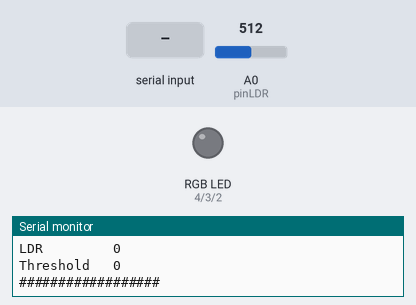
Recording of a sketch running on a simulated Arduino Uno, built with avr-gcc and run on an emulated ATmega328P. Parts: an RGB LED mixed from three pins (HIGH = lit), the last lines printed to the serial monitor. The inputs (shaded band) are chosen by the test bench; at power-on: A0 (pinLDR) = 512. Dim RGB values are drawn brighter than linear.

Above: at 2.2 s.
2.3 s: "<90;45;200>" received over the second serial link
At 4.7 s:
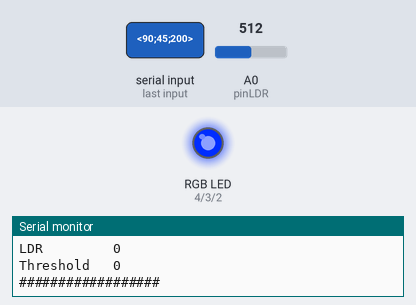
6.2 s: "<30;150;10>" received over the second serial link
At 8.1 s:
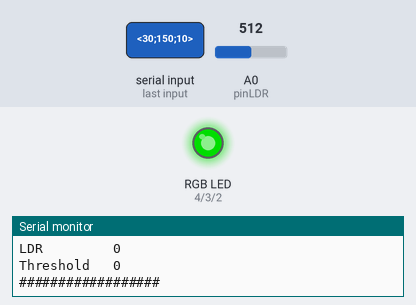
10.1 s: "<90;45>" received over the second serial link
At 11.4 s:
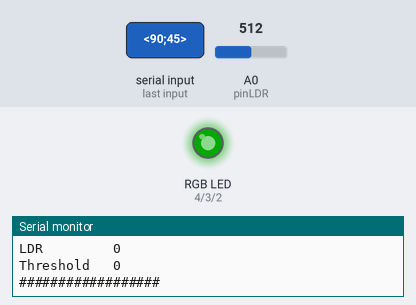
14.0 s: "<30;150>" received over the second serial link
At 17.0 s:
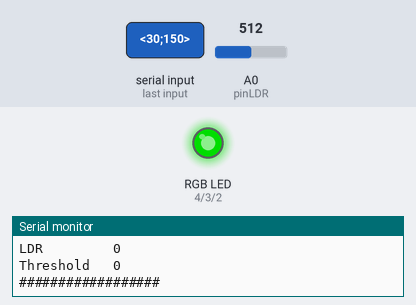
18.0 s: "<90;45;200;10>" received over the second serial link
At 20.4 s:
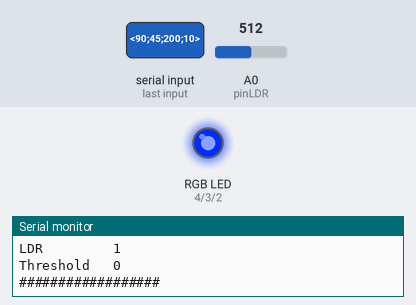
21.9 s: "<;>" received over the second serial link
At 23.8 s:
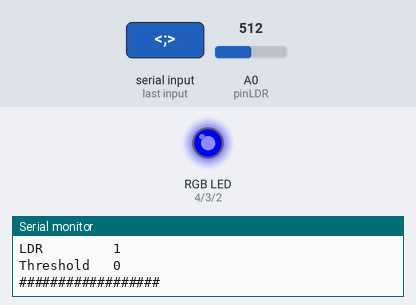
Timing chart, 0 to 25.3 s (numbered marks = the images above; inputs shaded):
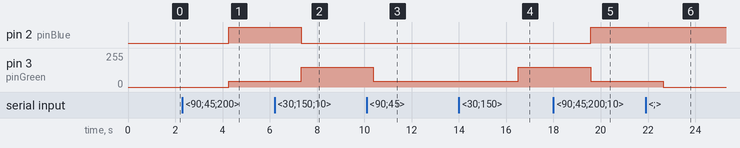

Measured:
- after the input at 2.3 s, pin 2 (pinBlue): LOW → HIGH after 2.0 s; pin 3 (pinGreen): 0/255 → 45/255 after 2.0 s
- after the input at 6.2 s, pin 2 (pinBlue): HIGH → LOW after 1.1 s; pin 3 (pinGreen): 45/255 → 150/255 after 1.1 s
- after the input at 10.1 s, pin 3 (pinGreen): 150/255 → 45/255 after 0.29 s
- after the input at 14.0 s, pin 3 (pinGreen): 45/255 → 150/255 after 2.5 s
- after the input at 18.0 s, pin 2 (pinBlue): LOW → HIGH after 1.6 s; pin 3 (pinGreen): 150/255 → 45/255 after 1.6 s
- after the input at 21.9 s, pin 3 (pinGreen): 45/255 → 0/255 after 0.74 s

The sketch:

MoodLampBluetooth.ino
```cpp
// (licence header left out)
#include <SoftwareSerial.h>

#define pinLDR 0
#define pinRed 4
#define pinGreen 3
#define pinBlue 2

int ambientLight;
int thresholdLDR = 0;
int red = 0;
int green = 0;
int blue = 0;

char bRed[] = "000";
char bGreen[] = "000";
char bBlue[] = "000";
char bLDR = '0';
char bThresholdLDR[] = "000";

SoftwareSerial blu(11, 10); // RX TX

void setup()
{
  pinMode(pinRed, OUTPUT);
  pinMode(pinGreen, OUTPUT);
  pinMode(pinBlue, OUTPUT);

  digitalWrite(pinRed, LOW);
  digitalWrite(pinGreen, LOW);
  digitalWrite(pinBlue, LOW);

  blu.begin(9600);
  Serial.begin(9600);
  delay(1000);

  Serial.println("# Arduino Started #");
  blu.println("!! Bluetooth Started !!");

  printVars();
}

void loop()
{
  readBluetooth();
  writeBluetooth();

  printVars();

  useLDR();

//  serialRW();
  delay(3000);
}

void printVars()
{
  Serial.println("##################");
  Serial.print("RED         ");
  Serial.println(red);
  Serial.print("GREEN       ");
  Serial.println(green);
  Serial.print("BLUE        ");
  Serial.println(blue);
  Serial.print("LDR         ");
  Serial.println(bLDR);
  Serial.print("Threshold   ");
  Serial.println(thresholdLDR);
  Serial.println("##################");
}

void serialRW()
{
  if (blu.available()) {
    while (blu.available()) {
      Serial.write(blu.read());
    }
  }

  if (Serial.available()) {
    while (Serial.available()) {
      blu.write(Serial.read());
    }
  }
}

void readBluetooth()
{
  char currentValue[3];
  boolean hasData = false;
  int i = 0;
  int j = 0;

  if (blu.available())
  {
    while (blu.available())
    {
      char c = blu.read();

      if (c == '<') // begin data
      {
        hasData = true;
      }
      else if (hasData && c == '>') // end data
      {
        setValue(j, currentValue);
        hasData = false;
      }
      else if (hasData && c == ';') // next data
      {
        setValue(j++, currentValue);
        char currentValue[3];
        i = 0;
      }
      else if (hasData)
      {
        currentValue[i++] = c;
      }
    }
  }
}

void writeBluetooth()
{
  String vars = "@";
  vars += ambientLight;
  vars += "|";

  blu.println(vars);
}

void setValue(int position, char value[])
{
  switch(position)
  {
    case 0:
      char bRed[3];
      for(int i = 2; i >= 0; i--) {
        bRed[i] = value[i];
      }
      red = atoi(bRed);
    break;

    case 1:
      char bGreen[3];
      for (int i = 2; i >= 0; i--) {
        bGreen[i] = value[i];
      }
      green = atoi(bGreen);
    break;

    case 2:
      char bBlue[3];
      for (int i = 2; i >= 0; i--) {
        bBlue[i] = value[i];
      }
      blue = atoi(bBlue);
    break;

    case 3:
      bLDR = value[0];
    break;

    case 4:
      char bThresholdLDR[3];
      for (int i = 2; i >= 0; i--) {
        bThresholdLDR[i] = value[i];
      }
      thresholdLDR = atoi(bThresholdLDR);
    break;
  }
}

void readLDR()
{
  int total = 0;
  int average = 0;
  int thisReading = 0;

  for (int i = 0; i < 10; i++)
  {
    thisReading = analogRead(pinLDR);
    total = total + thisReading;
  }

  ambientLight = total / 10;
  delay(1);
}

void useLDR()
{
  if (bLDR == '1')
  {
    readLDR();

    if (ambientLight > thresholdLDR)
    {
      analogWrite(pinRed, red);
      analogWrite(pinGreen, green);
      analogWrite(pinBlue, blue);
    }
    else
    {
      digitalWrite(pinRed, LOW);
      digitalWrite(pinGreen, LOW);
      digitalWrite(pinBlue, LOW);
    }
  }
  else
  {
    analogWrite(pinRed, red);
    analogWrite(pinGreen, green);
    analogWrite(pinBlue, blue);
  }
}
```
